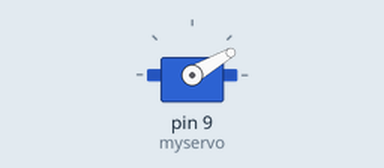
Bench run of a sketch on a simulated Arduino Uno, built with avr-gcc and run on an emulated ATmega328P. Shown: servo.

Above: at 1.55 s.
At 3.75 s:
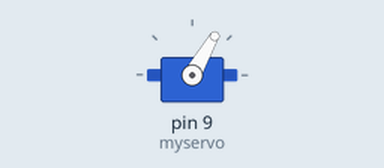
At 6.0 s:
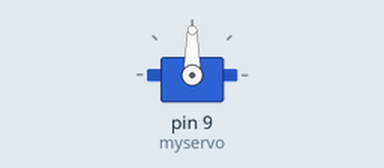
At 10.5 s:
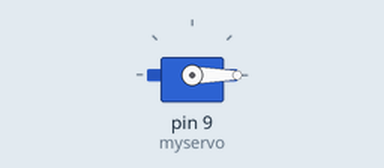
Timing chart, 0 to 13.2 s (numbered marks = the images above):
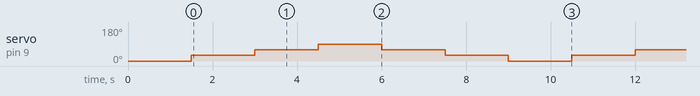

The sketch:

lab3.ino
```cpp
#include <Servo.h>

Servo myservo;//create servo object to control a servo
/************************************************/
void setup()
{
  myservo.attach(9);//attachs the servo on pin 9 to servo object
  myservo.write(0);//back to 0 degrees
  delay(1500);//wait for 1.5 seconds
}
/*************************************************/
void loop()
{
  myservo.write(30);//goes to 30 degrees
  delay(1500);//wait for 1.5 seconds
  myservo.write(60);//goes to 60 degrees
  delay(1500);//wait for 1.5 seconds
  myservo.write(90);//goes to 90 degrees
  delay(1500);//wait for 1.5 seconds
  myservo.write(60);//back to 60 degrees
  delay(1500);//wait for 1.5 seconds
  myservo.write(30);//back to 30 degrees
  delay(1500);//wait for 1.5 seconds
  myservo.write(0);//back to 0 degrees
  delay(1500);//wait for a 1.5 seconds
}
/**************************************************/
```

Measured:
- by itself, servo on pin 9 (myservo): repeats every 9.0 s: 60° 1.5 s, 90° 1.5 s, 60° 1.5 s, 30° 1.5 s, 0° 1.5 s, 30° 1.5 s
